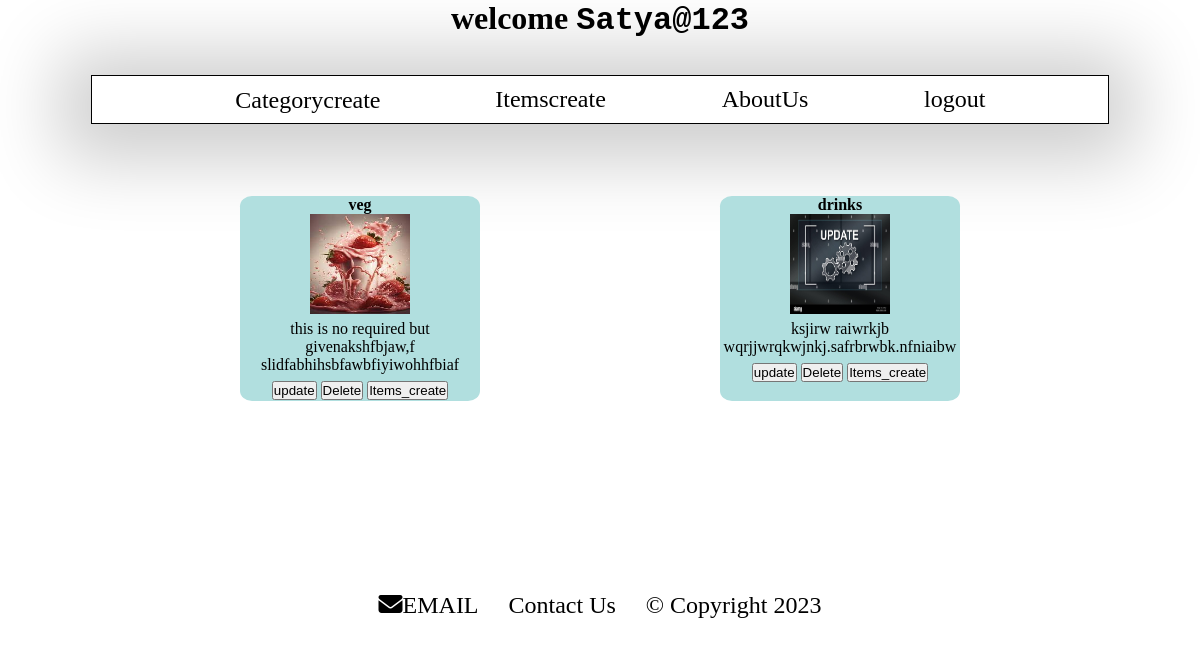
/owner_app/sample_home_view/ (signed in), run on the app's committed database.
### crud_app/models.py (models this page shows, shortened)
class category_model(models.Model):
    category_id=models.AutoField(primary_key=True)
    hotel_id=models.IntegerField()
    category_name=models.CharField(max_length=30)
    category_desc=models.TextField()
    category_image=models.ImageField()

### owner_app/views.py (the view)
@login_required(login_url='/owner_app/owner_login_view/')
def sample_home_view(request):
    res=category_model.objects.filter(hotel_id=request.user.id)
    return render(request,'sample.html',context={'res':res})

### owner_app/templates/sample.html (shortened to what this page needs)
<!DOCTYPE html>
<html lang="en">
<head>
    {% load static %}
</head>
<body>
    {% include 'partials/_header_owner.html'%}
    <div id="c-display">
        {% if res %}
            {% for i in res %}
            <div id="main">
                <h4>{{i.category_name}}</h4>
                <a href="{% url 'owner_app:items_display_view' pk=i.category_id %}"><img src="{{i.category_image.url }}" alt="sorry" height="100px" width="100px"></a>
                <p>{{i.category_desc}}</p>
                <a href="{% url 'crud_app:updates' pk=i.category_id %}"><button>update</button></a>
                <a href="{% url 'crud_app:deletes' pk=i.category_id %}"><button>Delete</button></a>
                <a href="{% url 'crud_app:items' %}"><button>Items_create</button></a>
            </div>
            {% endfor %}
        {% endif%}
    </div>
    {% include 'partials/_footer.html' %}
</body>
</html>

### owner_app/templates/partials/_header_owner.html (shortened to what this page needs)
<!DOCTYPE html>
<html lang="en">
<head>
    {% load static %}
</head>
<body>
    <h1>welcome <span id="spanowner">{{user}}</span></h1>
    <header id="header" class="">
        <nav  class="" id="nav">
            <ul id="ul-owner">
                <li><a href="{% url 'crud_app:catagory'%}" class="a">Categorycreate</a></li>
                <li><a href="{% url 'crud_app:items' %}" class="a">Itemscreate</a></li>
                <li><a href="" class="a">AboutUs</a></li>
                <li><a href="{% url 'owner_app:logout'%}" class="a">logout</a></li>
            </ul>
        </nav>
    </header>
</body>
</html>

### owner_app/templates/sample.html (style rules this page uses)
#c-display { display: flex; justify-content: space-evenly; flex-wrap: wrap; text-align: center; }
#main { width: 20%; overflow: hidden; background-color: rgb(177, 223, 223); border-radius: 5%; cursor: pointer; margin-top: 3%; }

### owner_app/templates/partials/_header_owner.html (style rules this page uses)
* { padding: 0%; margin: 0%; text-align: center; }
#spanowner { font-family: 'Courier New', Courier, monospace; }
.a { text-decoration: none; color: black; padding: 10%; font-size: x-large; }
#ul-owner { display: flex; justify-content: space-evenly; padding: 1%; list-style-type: none; }
#nav { border: 1px solid; box-shadow: -3px 7px 73px 29px rgba(0,0,0,0.5); -webkit-box-shadow: -3px 7px 73px 29px rgba(0,0,0,0.2); -moz-box-shadow: -3px 7px 73px 29px rgba(0,0,0,0); margin: auto; width:90%; overflow:hidden; }
#header { padding: 3%; }

### owner_app/templates/partials/_footer.html (style rules this page uses)
a { text-decoration: none; font-size: x-large; color: black; }

### data on the page
category_model: category_name "veg", category_image (picture), category_desc "this is no required but givenakshfbjaw,f slidfabhihsbfawbfiyiwohhfbiaf"
category_model: category_name "drinks", category_image (picture), category_desc "ksjirw raiwrkjb wqrjjwrqkwjnkj.safrbrwbk.nfniaibw"

### other printed values
{{ user }} "Satya@123"
